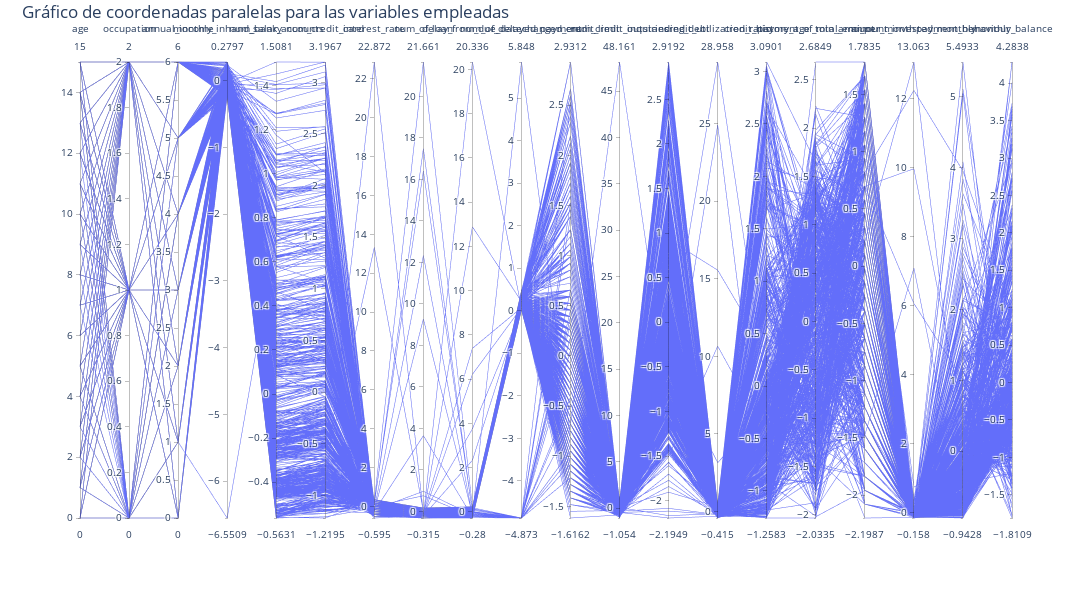

Source (notebook cell):
### Code cell
X_test_plot = pd.DataFrame(preprocessor.transform(X_test),columns=X_test.columns)
fig = px.parallel_coordinates(X_test_plot,color_continuous_scale=px.colors.sequential.Inferno)
fig.update_layout(
    width=3000,
    height=600,
    title='Gráfico de coordenadas paralelas para las variables empleadas',  # Add a title
    title_x=0.02,  # Set the x-coordinate of the title (0 to 1)
    title_y=0.99   # Set the y-coordinate of the title (0 to 1)
)

fig.show()

### Figure 1 — Plotly figure (JSON) as saved in the notebook; plotly's stock layout.template omitted (floating-point values rounded to 4 significant figures; data arrays with more than 128 entries replaced by an {"elided": "..."} marker saying what was removed)
{"data": [{"dimensions": [{"label": "age", "values": {"elided": "668 int values"}}, {"label": "occupation", "values": {"elided": "668 int values"}}, {"label": "annual_income", "values": {"elided": "668 int values"}}, {"label": "monthly_inhand_salary", "values": {"elided": "668 float values"}}, {"label": "num_bank_accounts", "values": {"elided": "668 float values"}}, {"label": "num_credit_card", "values": {"elided": "668 float values"}}, {"label": "interest_rate", "values": {"elided": "668 float values"}}, {"label": "num_of_loan", "values": {"elided": "668 float values"}}, {"label": "delay_from_due_date", "values": {"elided": "668 float values"}}, {"label": "num_of_delayed_payment", "values": {"elided": "668 float values"}}, {"label": "changed_credit_limit", "values": {"elided": "668 float values"}}, {"label": "num_credit_inquiries", "values": {"elided": "668 float values"}}, {"label": "outstanding_debt", "values": {"elided": "668 float values"}}, {"label": "credit_utilization_ratio", "values": {"elided": "668 float values"}}, {"label": "credit_history_age", "values": {"elided": "668 float values"}}, {"label": "payment_of_min_amount", "values": {"elided": "668 float values"}}, {"label": "total_emi_per_month", "values": {"elided": "668 float values"}}, {"label": "amount_invested_monthly", "values": {"elided": "668 float values"}}, {"label": "payment_behaviour", "values": {"elided": "668 float values"}}, {"label": "monthly_balance", "values": {"elided": "668 float values"}}], "domain": {"x": [0, 1], "y": [0, 1]}, "name": "", "type": "parcoords"}], "layout": {"height": 600, "legend": {"tracegroupgap": 0}, "margin": {"t": 60}, "title": {"text": "Gráfico de coordenadas paralelas para las variables empleadas", "x": 0.02, "y": 0.99}, "width": 3000}}
